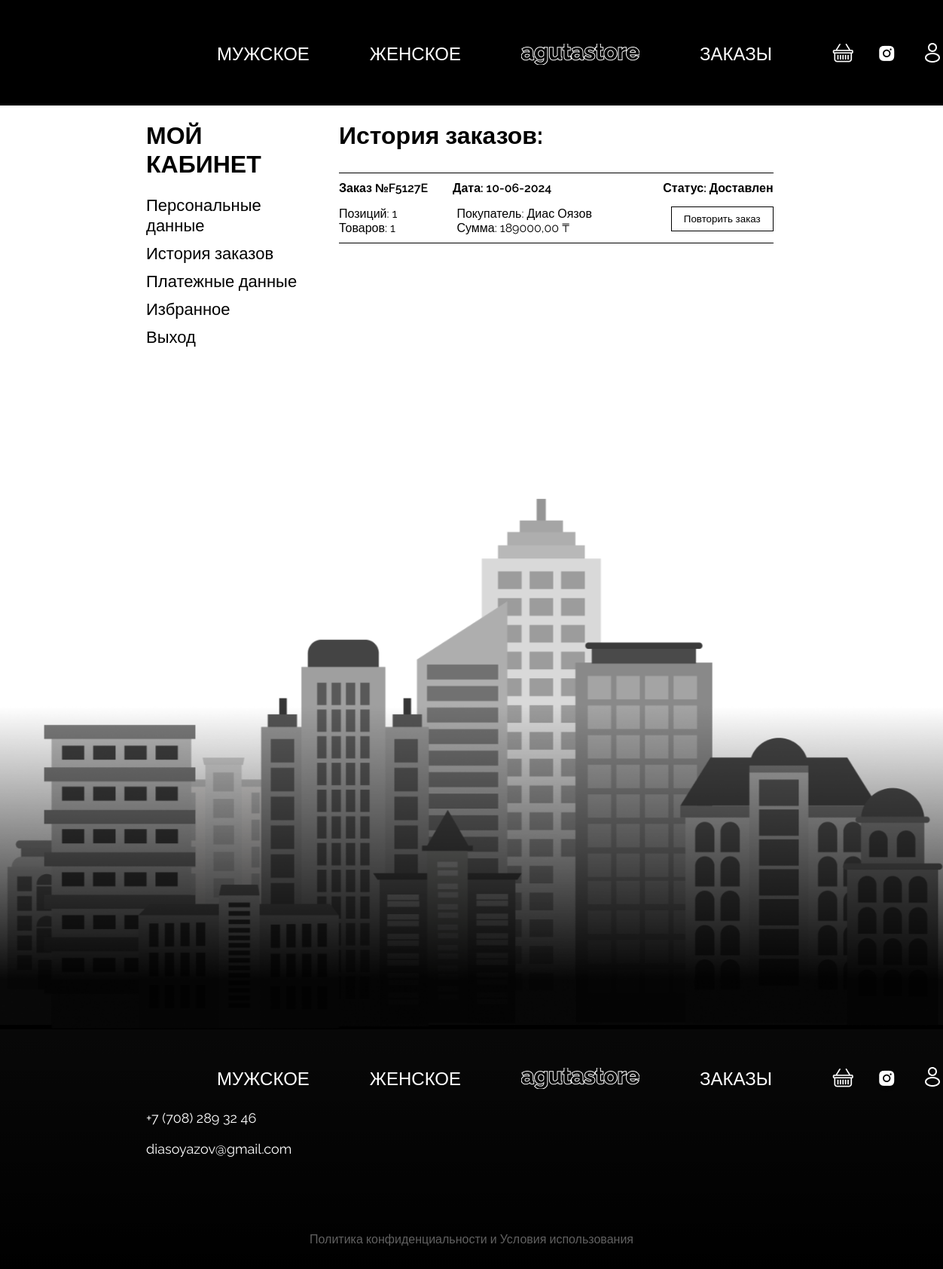
The page /order-cabinet/ (signed in) on the database its author committed.
### shop/models.py (models this page shows, shortened)
class Order(models.Model):
    ORDER_STATUS_CHOICES = (
        ('pending', 'Ожидает подтверждение'),
        ('processing', 'Сборка'),
        ('shipped', 'Отправлен'),
        ('delivered', 'Доставлен'),
        ('cancelled', 'Отменен'),
    )
    order_number = models.CharField("Номер заказа", max_length=100, unique=True)
    user = models.ForeignKey(User, on_delete=models.CASCADE, verbose_name="Покупатель")
    quantity = models.PositiveIntegerField("Количество позиций", default=1)
    total_items = models.PositiveIntegerField("Общее количество товаров", default=1)
    order_date = models.DateField("Дата заказа", default=timezone.now)
    total_amount = models.DecimalField("Сумма", max_digits=10, decimal_places=2)
    status = models.CharField("Статус заказа", max_length=20, choices=ORDER_STATUS_CHOICES, default='pending')
    city = models.CharField(max_length=100)
    size = models.CharField(max_length=50)
    street = models.CharField(max_length=100)
    home = models.CharField(max_length=100)
    index = models.CharField(max_length=20)
    class Meta:
        verbose_name = "Заказ"
        verbose_name_plural = "Заказы"

### shop/views.py (the view)
# urls.py: path('order-cabinet/', views.OrderViewCB.as_view(), name='order_cab'),
class OrderViewCB(ListView):
    model = Order
    template_name = 'aitustore/order-cabinet.html'
    context_object_name = 'orders'
    def get_queryset(self):
        if self.request.user.is_staff:
            return Order.objects.none()  # Admins shouldn't see orders here
        return Order.objects.filter(user=self.request.user, status='delivered')
    def get_context_data(self, **kwargs):
        context = super().get_context_data(**kwargs)
        context['is_admin'] = self.request.user.is_staff
        return context

### shop/templates/aitustore/order-cabinet.html (shortened to what this page needs)
{% extends 'base-others.html' %}
{% load static %}
{% block css %}
<link rel="stylesheet" href="{% static 'css/order-cabinet.css' %}">
{% endblock %}
{% block content %}
<div class="container">
    <div class="big-block">
        <div class="nav-link">
            <h1>МОЙ КАБИНЕТ</h1>
            <a href="{% url 'profile' %}">Персональные данные</a>
            <a href="{% url 'order_cab' %}">История заказов</a>
            <a href="{% url 'payment_cabinet' %}">Платежные данные</a>
            <a href="{% url 'favorites_cabinet' %}">Избранное</a>
            <a href="{% url 'logout' %}">Выход</a>
        </div>
        {% if is_admin %}
        <div class="cart-none">
            <h1>Страница не доступна для администраторов!</h1>
            <div class="buttons">
                <a href="{% url 'home' %}">
                    <button id="complete-btn">Вернуться на главную страницу</button>
                </a>
            </div>
        </div>
        {% else %}
        <div class="order-history">
            <h1 class="history-title">История заказов:</h1>
            {% for order in orders %}
            <div class="order">
                <div class="separator"></div>
                <div class="block-one">
                    <div class="order-number">
                        Заказ №{{ order.order_number }}
                    </div>
                    <div class="order-date">
                        Дата: {{ order.order_date|date:"d-m-Y" }}
                    </div>
                    <div class="status">
                        Статус: <span>{{ order.get_status_display }}</span>
                    </div>
                </div>
                <div class="block-two">
                    <div class="position-product">
                        Позиций: {{ order.quantity }} <br>
                        Товаров: {{ order.total_items }}
                    </div>
                    <div class="client-info">
                        Покупатель: {{ order.user.first_name }} {{ order.user.last_name }} <br>
                        Сумма: {{ order.total_amount }} ₸
                    </div>
                    <div class="buttons">
                        <button class="repeat-order" onclick="repeatOrder({{ order.id }})">
                            Повторить заказ
                        </button>
                    </div>
                </div>
                <div class="separator"></div>
            </div>
            {% endfor %}
        </div>
        {% endif %}
    </div>
</div>
{% endblock %}

### shop/static/css/order-cabinet.css (style rules this page uses)
body { margin: 0; font-family: "Raleway", sans-serif; }
.container { margin-left: 23%; margin-right: 25%; }
.nav-link { width: 25%; }
.nav-link a { display: block; text-decoration: none; color: #000; font-size: 22px; margin-top: 10px; font-weight: 500; position: relative; }
.nav-link a::after { content: ''; position: absolute; left: 0; bottom: -2px; width: 20%; height: 2px; background-color: #000000; transform: scaleX(0); transition: transform 0.3s ease; }
.big-block { display: flex; }
.separator { border-bottom: 1px solid #000; margin-top: 10px; width: 100%; }
.history-title { margin-bottom: 30px; }
.order-history { width: 70%; margin-left: 50px; }
.block-one { display: flex; justify-content: space-between; margin-top: 10px; font-weight: 600; }
.block-two { display: flex; justify-content: space-between; margin-top: 15px; font-size: 16px; }
.order-date { margin-left: -115px; }
.client-info { margin-left: -126px; }
.buttons { margin-left: -100px; }
.buttons button { border: 1px solid #000; cursor: pointer; background-color: #fff; padding: 8px 16px; transition: background-color 0.3s linear, color 0.2s linear; }
@media (max-width: 1440px) { .container { margin-left: 15.5%; margin-right: 18%; } }

### rows shown on the page
Order: order_number "F5127E", order_date "10-06-2024", status "Доставлен", quantity "1", total_items "1", user.first_name "Диас", user.last_name "Оязов", total_amount "189000,00"
